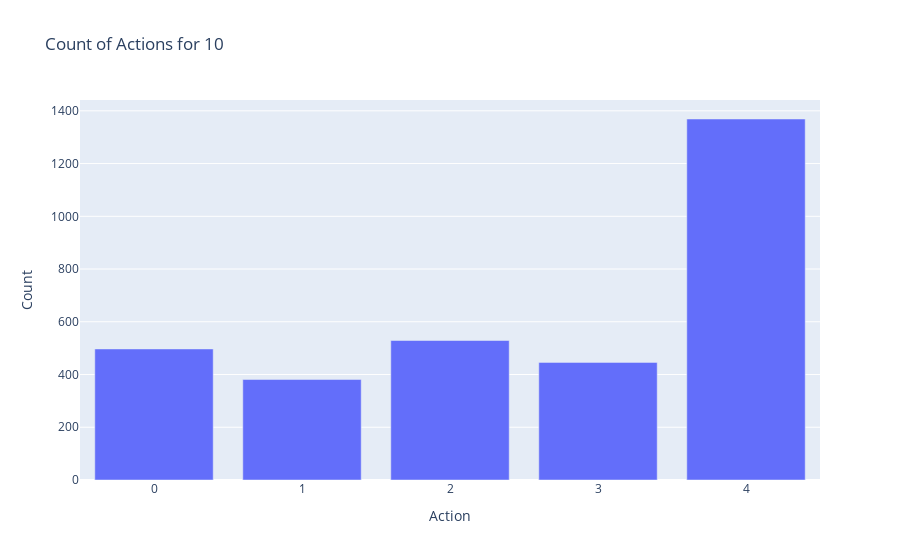

Notebook cell for this chart:
### Code cell
plot_action_counts(df = train_hist_df, token = token)

### Figure 1 — Plotly figure (JSON) as saved in the notebook; plotly's stock layout.template omitted (floating-point values rounded to 4 significant figures)
{"data": [{"alignmentgroup": "True", "hovertemplate": "Action=%{x}<br>Count=%{y}<extra></extra>", "legendgroup": "", "marker": {"color": "#636efa", "pattern": {"shape": ""}}, "name": "", "offsetgroup": "", "orientation": "v", "showlegend": false, "textposition": "auto", "type": "bar", "x": [4, 2, 0, 3, 1], "xaxis": "x", "y": [1369, 529, 497, 446, 381], "yaxis": "y"}], "layout": {"barmode": "relative", "legend": {"tracegroupgap": 0}, "title": {"text": "Count of Actions for 10"}, "xaxis": {"anchor": "y", "domain": [0, 1], "title": {"text": "Action"}}, "yaxis": {"anchor": "x", "domain": [0, 1], "title": {"text": "Count"}}}}
